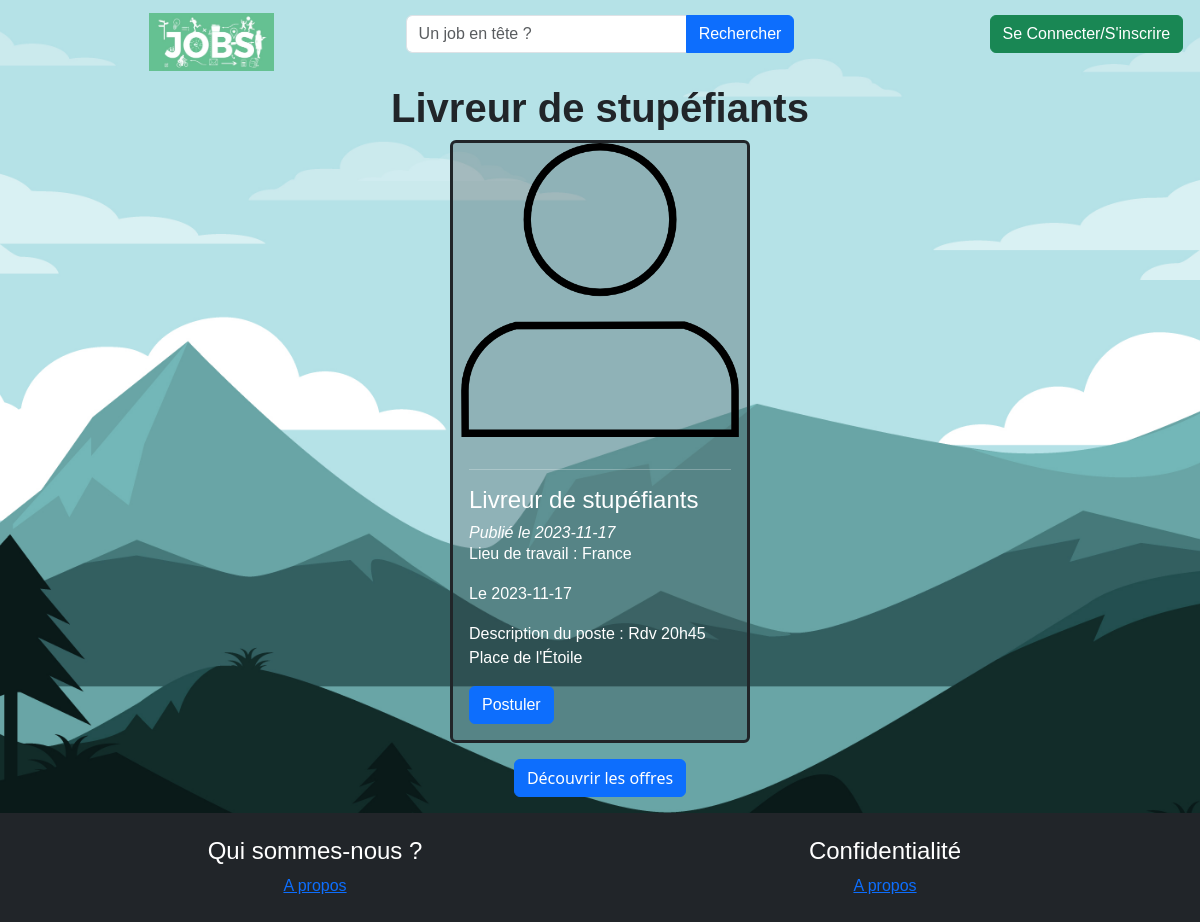
The app's page /controleur/uneOffre.php?idOffre=4, older data.
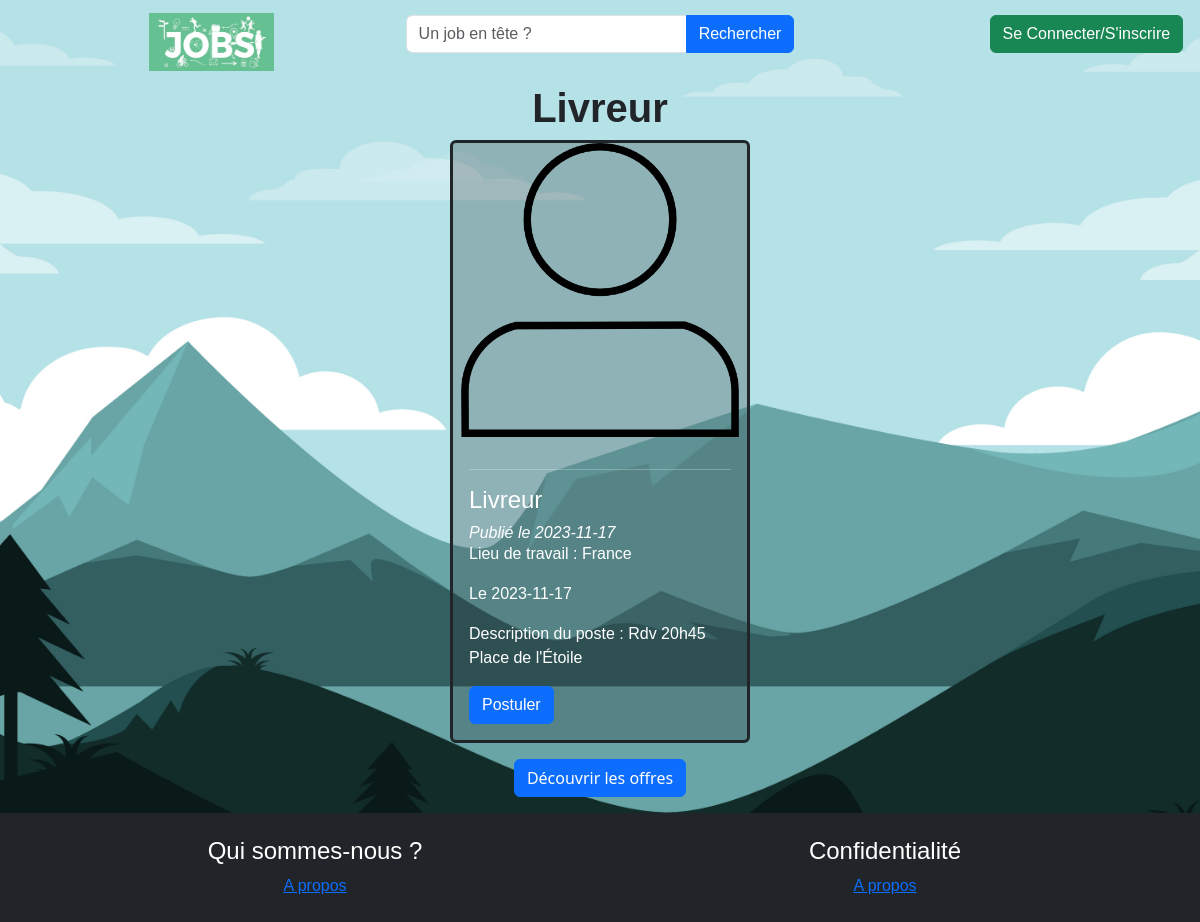
The same page, newer data.
### tables this page shows
CREATE TABLE `offre` (
  `idOffre` int(11) NOT NULL,
  `intitoffre` varchar(255) NOT NULL,
  `idAct` int(11) NOT NULL,
  `lieuTravail` varchar(100) NOT NULL,
  `idContrat` int(11) NOT NULL,
  `debutPeriod` date NOT NULL,
  `finPeriod` date DEFAULT NULL,
  `descOffre` text NOT NULL,
  `idEmployeur` int(11) NOT NULL,
  `idValidation` tinyint(1) NOT NULL DEFAULT 0,
  `datePublication` date NOT NULL DEFAULT current_timestamp()
);

### controleur/uneOffre.php (called while the page is built, shortened)
<?php
include_once('modele/mod_annonces.php');
$id = intval($_GET['idOffre'] ?? 0);
$uneOffre = getOffer($id);
include_once('vue/vue_uneOffre.php');

### modele/mod_annonces.php (called while the page is built, shortened)
<?php
function getOffer($idOffre){
    $bdd = db_connect();
    $req = $bdd->prepare("SELECT * FROM offre WHERE idOffre = ?");
    if(!$req->execute([$idOffre])) return false;
    return $req->fetch(PDO::FETCH_ASSOC);
}
?>

### vue/vue_uneOffre.php (the view, shortened to what this page needs)
<?php
    require("vue/vue_entete.php");
?>
<?php
        $intitoffre = $uneOffre['intitoffre'];
        $lieutravail = $uneOffre['lieuTravail'];
        $debutperiode = $uneOffre['debutPeriod'];
        $finperiode = $uneOffre['finPeriod'];
        $description = $uneOffre['descOffre'];
        $datepublication = $uneOffre['datePublication'];
        $idcontrat = $uneOffre['idContrat'];
        $idOffreCandid = $uneOffre['idOffre'];
?>
    <h1 class="title fw-bold"><?= $intitoffre ?></h1>
    <div class="card bg-dark bg-opacity-25 text-white rounded border-dark border-3 col-3">
            <img src="vue/images/user.png" class="card-img-top">
            <div class="card-body">
              <hr>
              <h4 class="card-title"><?= $intitoffre?></h4>
                <em><h6 class="card-text"><?="Publié le ", $datepublication ?></h6></em>
                <p class="card-text"><?="Lieu de travail : ", $lieutravail ?></p>
                <?php
                      if(!is_null($finperiode)){
                ?>
                        <p class="card-text"><?="Du ", $debutperiode," au ", $finperiode ?></p>
                <?php
                      }elseif ($idcontrat==1) {
                ?>
                        <p class="card-text"><?="Le ", $debutperiode ?></p>
                <?php
                      }elseif ($idcontrat==3) {
                ?>
                        <p class="card-text"><?="A partir du ", $debutperiode ?></p>
                <?php
                      }
                ?>
                <p class="card-text"><?="Description du poste : ", $description ?></p>
                <a href="index.php?section=postuler&idOffre=<?= $idOffreCandid ?>" class="btn btn-primary">Postuler</a>
            </div>
          </div>
          <a href="index.php?section=lesOffres" class="btn btn-primary mb-3 mt-3">Découvrir les offres</a>
<?php require("vue/vue_footer.php"); ?>

Row changes from the older to the newer data that the page shows:
changed offre "France": intitoffre "Livreur de stupéfiants" → "Livreur"
